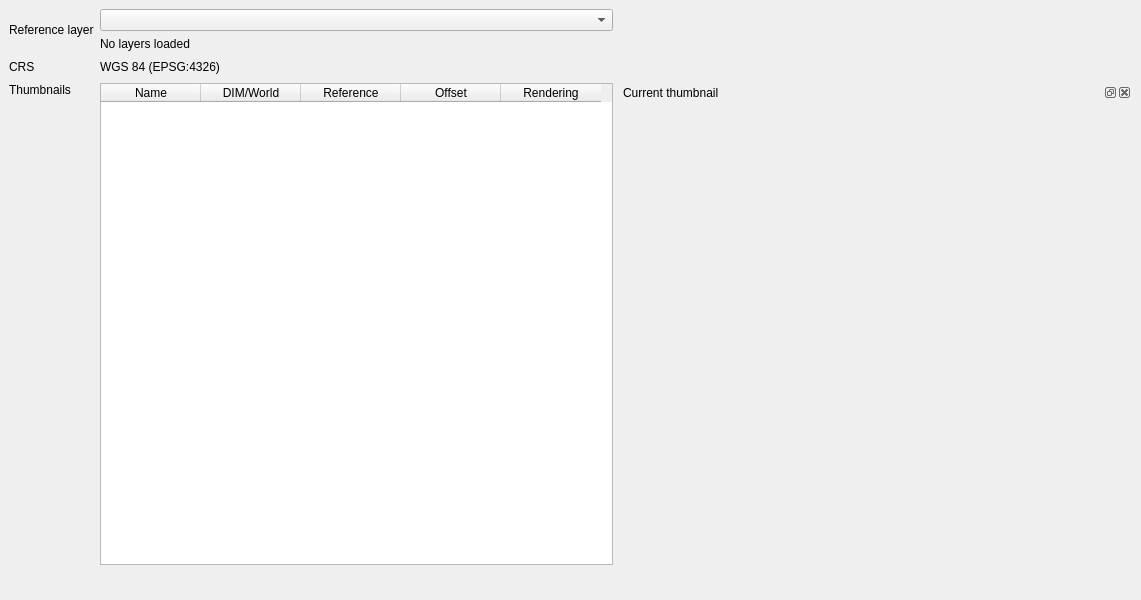
<?xml version="1.0" encoding="UTF-8"?>
<ui version="4.0">
 <class>Georeferencer</class>
 <widget class="QMainWindow" name="Georeferencer">
  <property name="geometry">
   <rect>
    <x>0</x>
    <y>0</y>
    <width>1141</width>
    <height>600</height>
   </rect>
  </property>
  <property name="windowTitle">
   <string>Georeferencer</string>
  </property>
  <property name="windowIcon">
   <iconset resource="resources.qrc">
    <normaloff>:/sumbandilasat/icons/toolbar/georeferencer.png</normaloff>:/sumbandilasat/icons/toolbar/georeferencer.png</iconset>
  </property>
  <widget class="QWidget" name="centralwidget">
   <layout class="QGridLayout" name="gridLayout">
    <item row="1" column="0">
     <widget class="QLabel" name="referenceLabel">
      <property name="maximumSize">
       <size>
        <width>120</width>
        <height>16777215</height>
       </size>
      </property>
      <property name="text">
       <string>Reference layer</string>
      </property>
      <property name="alignment">
       <set>Qt::AlignLeading|Qt::AlignLeft|Qt::AlignVCenter</set>
      </property>
     </widget>
    </item>
    <item row="2" column="0">
     <widget class="QLabel" name="label">
      <property name="text">
       <string>CRS</string>
      </property>
      <property name="alignment">
       <set>Qt::AlignLeading|Qt::AlignLeft|Qt::AlignVCenter</set>
      </property>
     </widget>
    </item>
    <item row="2" column="2">
     <widget class="QWidget" name="crsWidget" native="true">
      <layout class="QHBoxLayout" name="horizontalLayout_4">
       <property name="spacing">
        <number>0</number>
       </property>
       <property name="margin">
        <number>0</number>
       </property>
       <item>
        <widget class="QLabel" name="crsLabel">
         <property name="text">
          <string>WGS 84 (EPSG:4326)</string>
         </property>
        </widget>
       </item>
       <item>
        <spacer name="horizontalSpacer_2">
         <property name="orientation">
          <enum>Qt::Horizontal</enum>
         </property>
         <property name="sizeHint" stdset="0">
          <size>
           <width>40</width>
           <height>20</height>
          </size>
         </property>
        </spacer>
       </item>
       <item>
        <widget class="QWidget" name="actionWidgetGoogle" native="true">
         <property name="maximumSize">
          <size>
           <width>32</width>
           <height>32</height>
          </size>
         </property>
         <layout class="QGridLayout" name="gridLayout_9">
          <property name="margin">
           <number>0</number>
          </property>
          <property name="spacing">
           <number>0</number>
          </property>
         </layout>
        </widget>
       </item>
       <item>
        <widget class="QWidget" name="actionWidgetCrs" native="true">
         <property name="maximumSize">
          <size>
           <width>32</width>
           <height>32</height>
          </size>
         </property>
         <layout class="QHBoxLayout" name="horizontalLayout_3">
          <property name="spacing">
           <number>0</number>
          </property>
          <property name="margin">
           <number>0</number>
          </property>
         </layout>
        </widget>
       </item>
      </layout>
     </widget>
    </item>
    <item row="3" column="0">
     <widget class="QLabel" name="thumbnailsLayer">
      <property name="maximumSize">
       <size>
        <width>120</width>
        <height>16777215</height>
       </size>
      </property>
      <property name="text">
       <string>Thumbnails</string>
      </property>
      <property name="alignment">
       <set>Qt::AlignLeading|Qt::AlignLeft|Qt::AlignTop</set>
      </property>
     </widget>
    </item>
    <item row="3" column="4">
     <widget class="QDockWidget" name="dockWidget">
      <property name="sizePolicy">
       <sizepolicy hsizetype="Preferred" vsizetype="Preferred">
        <horstretch>0</horstretch>
        <verstretch>0</verstretch>
       </sizepolicy>
      </property>
      <property name="floating">
       <bool>false</bool>
      </property>
      <property name="features">
       <set>QDockWidget::AllDockWidgetFeatures</set>
      </property>
      <property name="windowTitle">
       <string>Current thumbnail</string>
      </property>
      <widget class="QWidget" name="dockWidgetContents">
       <layout class="QGridLayout" name="gridLayout_6">
        <property name="margin">
         <number>9</number>
        </property>
        <property name="spacing">
         <number>0</number>
        </property>
        <item row="2" column="0" colspan="5">
         <widget class="QgsMapCanvas" name="canvas" native="true">
          <layout class="QGridLayout" name="gridLayout_3"/>
         </widget>
        </item>
        <item row="0" column="1">
         <spacer name="horizontalSpacer">
          <property name="orientation">
           <enum>Qt::Horizontal</enum>
          </property>
          <property name="sizeHint" stdset="0">
           <size>
            <width>40</width>
            <height>20</height>
           </size>
          </property>
         </spacer>
        </item>
        <item row="0" column="0">
         <widget class="QWidget" name="actionWidgetMap" native="true">
          <layout class="QGridLayout" name="gridLayout_5">
           <property name="margin">
            <number>0</number>
           </property>
          </layout>
         </widget>
        </item>
        <item row="0" column="2">
         <widget class="QWidget" name="actionWidgetSelect" native="true">
          <layout class="QGridLayout" name="gridLayout_7">
           <property name="margin">
            <number>0</number>
           </property>
          </layout>
         </widget>
        </item>
        <item row="0" column="3">
         <widget class="QWidget" name="actionWidgetAccept" native="true">
          <layout class="QGridLayout" name="gridLayout_8">
           <property name="margin">
            <number>0</number>
           </property>
          </layout>
         </widget>
        </item>
       </layout>
      </widget>
     </widget>
    </item>
    <item row="4" column="2">
     <widget class="QWidget" name="widget" native="true">
      <layout class="QGridLayout" name="gridLayout_2">
       <property name="margin">
        <number>0</number>
       </property>
       <property name="spacing">
        <number>1</number>
       </property>
       <item row="3" column="2">
        <widget class="QWidget" name="actionWidget2" native="true">
         <layout class="QVBoxLayout" name="verticalLayout_5">
          <property name="spacing">
           <number>0</number>
          </property>
          <property name="margin">
           <number>0</number>
          </property>
         </layout>
        </widget>
       </item>
       <item row="3" column="0">
        <widget class="QWidget" name="actionWidget1" native="true">
         <layout class="QVBoxLayout" name="verticalLayout_3">
          <property name="spacing">
           <number>0</number>
          </property>
          <property name="margin">
           <number>0</number>
          </property>
         </layout>
        </widget>
       </item>
       <item row="3" column="1">
        <spacer name="horizontalSpacer_3">
         <property name="orientation">
          <enum>Qt::Horizontal</enum>
         </property>
         <property name="sizeHint" stdset="0">
          <size>
           <width>40</width>
           <height>20</height>
          </size>
         </property>
        </spacer>
       </item>
      </layout>
     </widget>
    </item>
    <item row="3" column="2">
     <widget class="QTableWidget" name="thumbnailTableWidget">
      <property name="maximumSize">
       <size>
        <width>16777215</width>
        <height>16777215</height>
       </size>
      </property>
      <property name="editTriggers">
       <set>QAbstractItemView::NoEditTriggers</set>
      </property>
      <property name="selectionMode">
       <enum>QAbstractItemView::SingleSelection</enum>
      </property>
      <property name="selectionBehavior">
       <enum>QAbstractItemView::SelectRows</enum>
      </property>
      <property name="textElideMode">
       <enum>Qt::ElideRight</enum>
      </property>
      <attribute name="horizontalHeaderCascadingSectionResizes">
       <bool>true</bool>
      </attribute>
      <attribute name="verticalHeaderCascadingSectionResizes">
       <bool>false</bool>
      </attribute>
      <attribute name="horizontalHeaderCascadingSectionResizes">
       <bool>true</bool>
      </attribute>
      <attribute name="verticalHeaderCascadingSectionResizes">
       <bool>false</bool>
      </attribute>
      <column>
       <property name="text">
        <string>Name</string>
       </property>
      </column>
      <column>
       <property name="text">
        <string>DIM/World</string>
       </property>
      </column>
      <column>
       <property name="text">
        <string>Reference</string>
       </property>
      </column>
      <column>
       <property name="text">
        <string>Offset</string>
       </property>
      </column>
      <column>
       <property name="text">
        <string>Rendering</string>
       </property>
      </column>
     </widget>
    </item>
    <item row="1" column="2">
     <widget class="QWidget" name="widget_2" native="true">
      <property name="maximumSize">
       <size>
        <width>16777215</width>
        <height>16777215</height>
       </size>
      </property>
      <layout class="QGridLayout" name="gridLayout_10" rowstretch="0,0">
       <property name="margin">
        <number>0</number>
       </property>
       <property name="spacing">
        <number>0</number>
       </property>
       <item row="1" column="0">
        <widget class="QWidget" name="layerWidget" native="true">
         <layout class="QGridLayout" name="gridLayout_4">
          <property name="margin">
           <number>0</number>
          </property>
          <item row="0" column="0">
           <widget class="QWidget" name="widget_3" native="true">
            <layout class="QGridLayout" name="gridLayout_11">
             <property name="margin">
              <number>0</number>
             </property>
             <item row="0" column="0">
              <widget class="QComboBox" name="referenceComboBox"/>
             </item>
             <item row="1" column="0">
              <widget class="QWidget" name="messageWidget" native="true">
               <layout class="QGridLayout" name="gridLayout_13">
                <property name="margin">
                 <number>0</number>
                </property>
                <property name="spacing">
                 <number>0</number>
                </property>
                <item row="0" column="0">
                 <widget class="QLabel" name="messageLabel">
                  <property name="text">
                   <string>No layers loaded</string>
                  </property>
                 </widget>
                </item>
               </layout>
              </widget>
             </item>
            </layout>
           </widget>
          </item>
         </layout>
        </widget>
       </item>
      </layout>
     </widget>
    </item>
   </layout>
  </widget>
  <action name="actionZoomIn">
   <property name="checkable">
    <bool>true</bool>
   </property>
   <property name="icon">
    <iconset resource="resources.qrc">
     <normaloff>:/sumbandilasat/icons/general/zoomin.png</normaloff>:/sumbandilasat/icons/general/zoomin.png</iconset>
   </property>
   <property name="text">
    <string>Zoom in</string>
   </property>
   <property name="toolTip">
    <string>Zoom in</string>
   </property>
  </action>
  <action name="actionZoomOut">
   <property name="checkable">
    <bool>true</bool>
   </property>
   <property name="icon">
    <iconset resource="resources.qrc">
     <normaloff>:/sumbandilasat/icons/general/zoomout.png</normaloff>:/sumbandilasat/icons/general/zoomout.png</iconset>
   </property>
   <property name="text">
    <string>Zoom out</string>
   </property>
   <property name="toolTip">
    <string>Zoom out</string>
   </property>
  </action>
  <action name="actionZoomExtent">
   <property name="icon">
    <iconset resource="resources.qrc">
     <normaloff>:/sumbandilasat/icons/general/zoomextent.png</normaloff>:/sumbandilasat/icons/general/zoomextent.png</iconset>
   </property>
   <property name="text">
    <string>Zoom to extent</string>
   </property>
   <property name="toolTip">
    <string>Zoom to extent</string>
   </property>
  </action>
  <action name="actionPan">
   <property name="checkable">
    <bool>true</bool>
   </property>
   <property name="icon">
    <iconset resource="resources.qrc">
     <normaloff>:/sumbandilasat/icons/general/pan.png</normaloff>:/sumbandilasat/icons/general/pan.png</iconset>
   </property>
   <property name="text">
    <string>Pan image</string>
   </property>
   <property name="toolTip">
    <string>Pan image</string>
   </property>
  </action>
  <action name="actionOpenDir">
   <property name="icon">
    <iconset resource="resources.qrc">
     <normaloff>:/sumbandilasat/icons/general/folder.png</normaloff>:/sumbandilasat/icons/general/folder.png</iconset>
   </property>
   <property name="text">
    <string>Scan directory</string>
   </property>
   <property name="toolTip">
    <string>Scan directory</string>
   </property>
  </action>
  <action name="actionAddThumbnail">
   <property name="icon">
    <iconset resource="resources.qrc">
     <normaloff>:/sumbandilasat/icons/general/addthumbnail.png</normaloff>:/sumbandilasat/icons/general/addthumbnail.png</iconset>
   </property>
   <property name="text">
    <string>Add thumbnail</string>
   </property>
   <property name="toolTip">
    <string>Add thumbnail</string>
   </property>
  </action>
  <action name="actionRemoveThumbnail">
   <property name="icon">
    <iconset resource="resources.qrc">
     <normaloff>:/sumbandilasat/icons/general/removethumbnail.png</normaloff>:/sumbandilasat/icons/general/removethumbnail.png</iconset>
   </property>
   <property name="text">
    <string>Remove thumbnail</string>
   </property>
   <property name="toolTip">
    <string>Remove thumbnail</string>
   </property>
  </action>
  <action name="actionSettings">
   <property name="icon">
    <iconset resource="resources.qrc">
     <normaloff>:/sumbandilasat/icons/general/settings.png</normaloff>:/sumbandilasat/icons/general/settings.png</iconset>
   </property>
   <property name="text">
    <string>Settings</string>
   </property>
   <property name="toolTip">
    <string>Settings</string>
   </property>
  </action>
  <action name="actionAlready">
   <property name="icon">
    <iconset resource="resources.qrc">
     <normaloff>:/sumbandilasat/icons/general/list.png</normaloff>:/sumbandilasat/icons/general/list.png</iconset>
   </property>
   <property name="text">
    <string>Working list</string>
   </property>
   <property name="toolTip">
    <string>Working list</string>
   </property>
  </action>
  <action name="actionCrs">
   <property name="icon">
    <iconset resource="resources.qrc">
     <normaloff>:/sumbandilasat/icons/general/projection.png</normaloff>:/sumbandilasat/icons/general/projection.png</iconset>
   </property>
   <property name="text">
    <string>Select coordinate reference system</string>
   </property>
   <property name="toolTip">
    <string>Select coordinate reference system</string>
   </property>
  </action>
  <action name="actionSelectPoint">
   <property name="icon">
    <iconset resource="resources.qrc">
     <normaloff>:/sumbandilasat/icons/general/selectpoint.png</normaloff>:/sumbandilasat/icons/general/selectpoint.png</iconset>
   </property>
   <property name="text">
    <string>Select point</string>
   </property>
   <property name="toolTip">
    <string>Select point</string>
   </property>
  </action>
  <action name="actionAcceptPoint">
   <property name="icon">
    <iconset resource="resources.qrc">
     <normaloff>:/sumbandilasat/icons/general/acceptpoint.png</normaloff>:/sumbandilasat/icons/general/acceptpoint.png</iconset>
   </property>
   <property name="text">
    <string>Accept point</string>
   </property>
   <property name="toolTip">
    <string>Accept point</string>
   </property>
  </action>
  <action name="actionAddGoogle">
   <property name="icon">
    <iconset resource="resources.qrc">
     <normaloff>:/sumbandilasat/icons/general/google.png</normaloff>:/sumbandilasat/icons/general/google.png</iconset>
   </property>
   <property name="text">
    <string>Add Google satellite layer</string>
   </property>
   <property name="toolTip">
    <string>Add Google satellite layer</string>
   </property>
  </action>
  <action name="actionNextLayer">
   <property name="icon">
    <iconset resource="resources.qrc">
     <normaloff>:/sumbandilasat/icons/general/next.png</normaloff>:/sumbandilasat/icons/general/next.png</iconset>
   </property>
   <property name="text">
    <string>Next thumbnail</string>
   </property>
   <property name="toolTip">
    <string>Next thumbnail</string>
   </property>
  </action>
  <action name="actionPreviousLayer">
   <property name="icon">
    <iconset resource="resources.qrc">
     <normaloff>:/sumbandilasat/icons/general/back.png</normaloff>:/sumbandilasat/icons/general/back.png</iconset>
   </property>
   <property name="text">
    <string>Previous thumbnail</string>
   </property>
   <property name="toolTip">
    <string>Previous thumbnail</string>
   </property>
  </action>
  <action name="actionSelectTable">
   <property name="icon">
    <iconset resource="resources.qrc">
     <normaloff>:/sumbandilasat/icons/general/selecttable.png</normaloff>:/sumbandilasat/icons/general/selecttable.png</iconset>
   </property>
   <property name="text">
    <string>Select specific thumbnail from table</string>
   </property>
   <property name="toolTip">
    <string>Select specific thumbnail from table</string>
   </property>
  </action>
 </widget>
 <customwidgets>
  <customwidget>
   <class>QgsMapCanvas</class>
   <extends>QWidget</extends>
   <header>qgis.gui</header>
   <container>1</container>
  </customwidget>
 </customwidgets>
 <resources>
  <include location="resources.qrc"/>
  <include location="resources.qrc"/>
 </resources>
 <connections/>
</ui>
